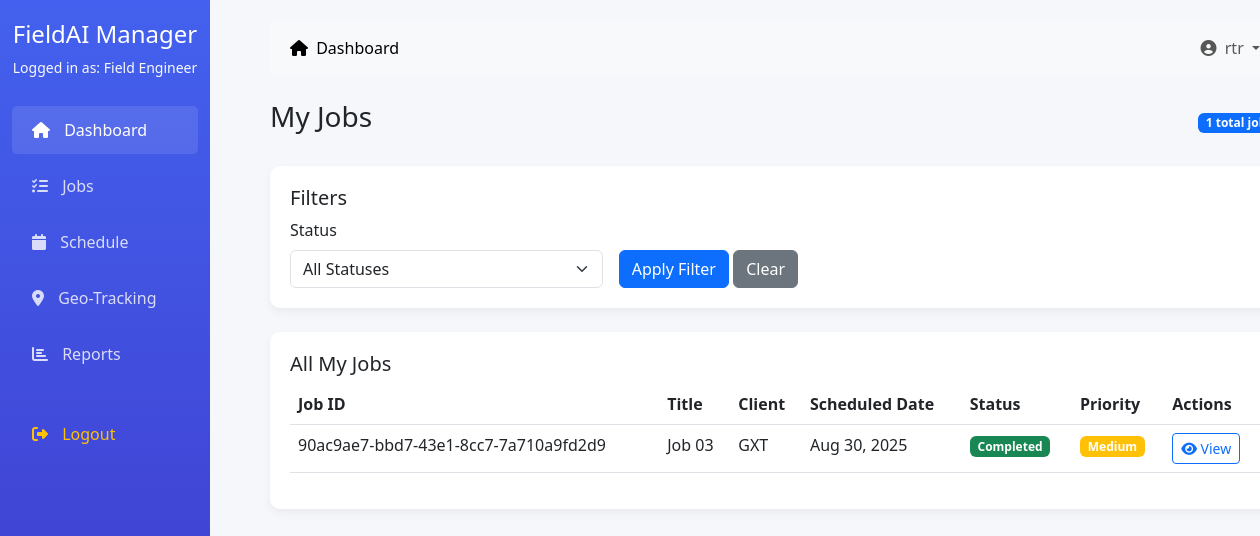
Page /dashboard/engineer/jobs/ (signed in) on the earlier database version.
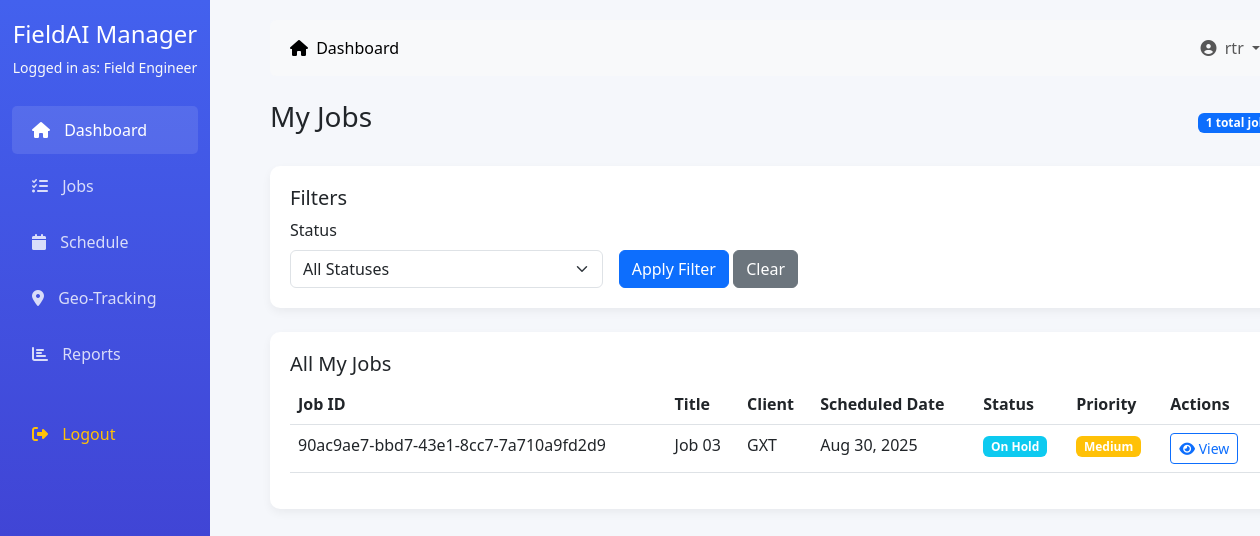
Same page on the later database version.
### accounts/models.py (models this page shows, shortened)
class Job(models.Model):
    JOB_STATUS = (
        ('pending', 'Pending'),
        ('assigned', 'Assigned'),
        ('in_progress', 'In Progress'),
        ('completed', 'Completed'),
        ('cancelled', 'Cancelled'),
        ('on_hold', 'On Hold'),
    )
    PRIORITY_LEVEL = (
        ('low', 'Low'),
        ('medium', 'Medium'),
        ('high', 'High'),
        ('urgent', 'Urgent'),
    )
    job_id = models.CharField(max_length=20, unique=True, default=uuid.uuid4)
    title = models.CharField(max_length=200)
    description = models.TextField()
    service_type = models.ForeignKey(ServiceType, on_delete=models.PROTECT)
    client = models.ForeignKey(ClientCompany, on_delete=models.CASCADE)
    client_contact = models.ForeignKey(ClientContact, on_delete=models.SET_NULL, null=True, blank=True)
    assigned_engineer = models.ForeignKey(EngineerProfile, on_delete=models.SET_NULL, null=True, blank=True, related_name='assigned_jobs')
    priority = models.CharField(max_length=10, choices=PRIORITY_LEVEL, default='medium')
    status = models.CharField(max_length=20, choices=JOB_STATUS, default='pending')
    scheduled_date = models.DateTimeField()
    estimated_duration = models.DurationField()  # in minutes
    actual_start_time = models.DateTimeField(null=True, blank=True)
    actual_end_time = models.DateTimeField(null=True, blank=True)
    location = models.TextField()
    latitude = models.DecimalField(max_digits=9, decimal_places=6, null=True, blank=True)
    longitude = models.DecimalField(max_digits=9, decimal_places=6, null=True, blank=True)
    created_by = models.ForeignKey(CustomUser, on_delete=models.SET_NULL, null=True, related_name='created_jobs')
    created_at = models.DateTimeField(auto_now_add=True)
    updated_at = models.DateTimeField(auto_now=True)
    last_updated = models.DateTimeField(auto_now=True)
    updated_by = models.ForeignKey(CustomUser, on_delete=models.SET_NULL, null=True, blank=True, related_name='updated_jobs')

class ClientCompany(models.Model):   # or maybe named Client?
    name = models.CharField(max_length=255)
    contact_email = models.EmailField()
    contact_phone = models.CharField(max_length=20, blank=True, null=True)
    address = models.TextField(blank=True, null=True)
    industry = models.CharField(max_length=100, blank=True, null=True)
    website = models.URLField(blank=True, null=True)
    is_active = models.BooleanField(default=True)

### dashboard/views.py (the view)
# urls.py: path('engineer/jobs/', views.engineer_jobs, name='engineer_jobs'),
@login_required
def engineer_jobs(request):
    if request.user.role != 'engineer':
        messages.error(request, 'You do not have permission to access this page.')
        return redirect('dashboard:redirect_dashboard')
    try:
        engineer_profile = EngineerProfile.objects.get(user=request.user)
    except EngineerProfile.DoesNotExist:
        messages.error(request, 'Engineer profile not found.')
        return redirect('dashboard:redirect_dashboard')
    status_filter = request.GET.get('status', '')
    jobs = Job.objects.filter(assigned_engineer=engineer_profile).order_by('-scheduled_date')
    if status_filter:
        jobs = jobs.filter(status=status_filter)
    status_counts = Job.objects.filter(assigned_engineer=engineer_profile).values('status').annotate(count=Count('id'))
    today = timezone.now().date()
    todays_jobs = jobs.filter(scheduled_date__date=today)
    context = {
        'jobs': jobs,
        'todays_jobs': todays_jobs,
        'status_filter': status_filter,
        'status_counts': status_counts,
        'engineer_profile': engineer_profile,
    }
    return render(request, 'dashboard/engineer_jobs.html', context)

### dashboard/templates/dashboard/engineer_jobs.html (shortened to what this page needs)
{% extends '../dashboard/base.html' %}
{% block content %}
<div class="d-flex justify-content-between align-items-center mb-4">
    <h3>My Jobs</h3>
    <div>
        <span class="badge bg-primary">{{ jobs.count }} total jobs</span>
    </div>
</div>
<div class="dashboard-card mb-4">
    <h5>Filters</h5>
    <form method="get" class="row g-3">
        <div class="col-md-4">
            <label for="status" class="form-label">Status</label>
            <select class="form-select" id="status" name="status">
                <option value="">All Statuses</option>
            </select>
        </div>
        <div class="col-md-4 align-self-end">
            <button type="submit" class="btn btn-primary">Apply Filter</button>
            <a href="{% url 'dashboard:engineer_jobs' %}" class="btn btn-secondary">Clear</a>
        </div>
    </form>
</div>
<div class="dashboard-card">
    <h5>All My Jobs</h5>
    {% if jobs %}
    <div class="table-responsive">
        <table class="table table-hover">
            <thead>
                <tr>
                    <th>Job ID</th>
                    <th>Title</th>
                    <th>Client</th>
                    <th>Scheduled Date</th>
                    <th>Status</th>
                    <th>Priority</th>
                    <th>Actions</th>
                </tr>
            </thead>
            <tbody>
                {% for job in jobs %}
                <tr>
                    <td>{{ job.job_id }}</td>
                    <td>{{ job.title }}</td>
                    <td>{{ job.client.name }}</td>
                    <td>{{ job.scheduled_date|date:"M d, Y" }}</td>
                    <td>
                        <span class="badge bg-{% if job.status == 'completed' %}success{% elif job.status == 'in_progress' %}warning{% elif job.status == 'cancelled' %}danger{% else %}info{% endif %}">
                            {{ job.get_status_display }}
                        </span>
                    </td>
                    <td>
                        <span class="badge bg-{% if job.priority == 'high' %}danger{% elif job.priority == 'medium' %}warning{% elif job.priority == 'urgent' %}dark{% else %}secondary{% endif %}">
                            {{ job.get_priority_display }}
                        </span>
                    </td>
                    <td>
                        <a href="{% url 'dashboard:engineer_job_detail' job.id %}" class="btn btn-sm btn-outline-primary">
                            <i class="fas fa-eye"></i> View
                        </a>
                    </td>
                </tr>
                {% endfor %}
            </tbody>
        </table>
    </div>
    {% else %}
    <div class="text-center py-4">
        <i class="fas fa-tasks fa-3x text-muted mb-3"></i>
        <p class="text-muted">No jobs assigned to you yet.</p>
    </div>
    {% endif %}
</div>
{% endblock %}

Differences in the rows shown:
changed Job "90ac9ae7-bbd7-43e1-8cc7-7a710a9fd2d9": status "Completed" → "On Hold"
